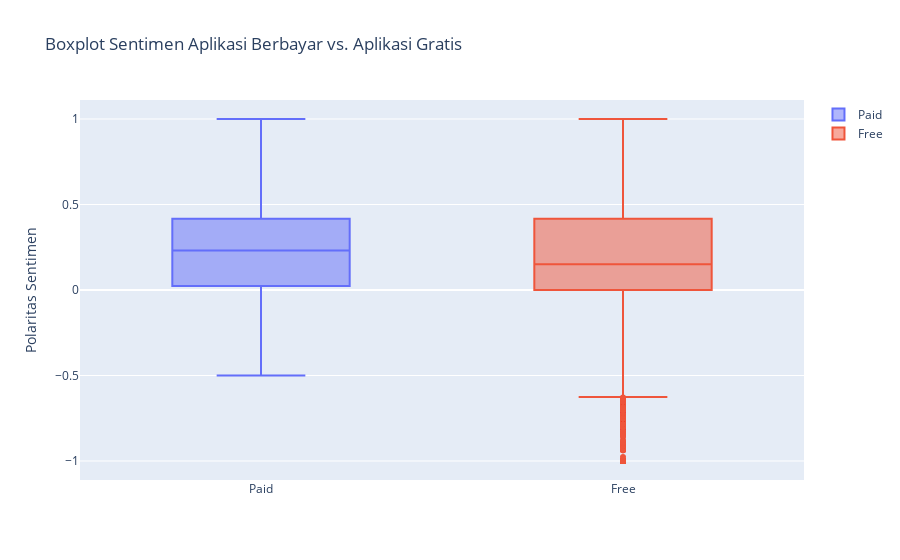

Write notebook code for a chart like this one.
### Code cell
trace0 = go.Box(
    y = merged_df[merged_df['Type'] == "Paid"]['Sentiment_Polarity'],
    name = 'Paid'
)

trace1 = go.Box(
    y = merged_df[merged_df['Type'] == "Free"]['Sentiment_Polarity'],
    name = 'Free'
)

layout = go.Layout(
    title = "Boxplot Sentimen Aplikasi Berbayar vs. Aplikasi Gratis",
    yaxis = dict(title = "Polaritas Sentimen",
                autorange = True)
)

data = [trace0, trace1]
plotly.offline.iplot({'data': data, 'layout': layout})

### Figure 1 — Plotly figure (JSON) as saved in the notebook; plotly's stock layout.template omitted (floating-point values rounded to 4 significant figures; data arrays with more than 128 entries replaced by an {"elided": "..."} marker saying what was removed)
{"data": [{"name": "Paid", "type": "box", "y": {"elided": "416 float values"}}, {"name": "Free", "type": "box", "y": {"elided": "23653 float values"}}], "layout": {"title": {"text": "Boxplot Sentimen Aplikasi Berbayar vs. Aplikasi Gratis"}, "yaxis": {"autorange": true, "title": {"text": "Polaritas Sentimen"}}}}
